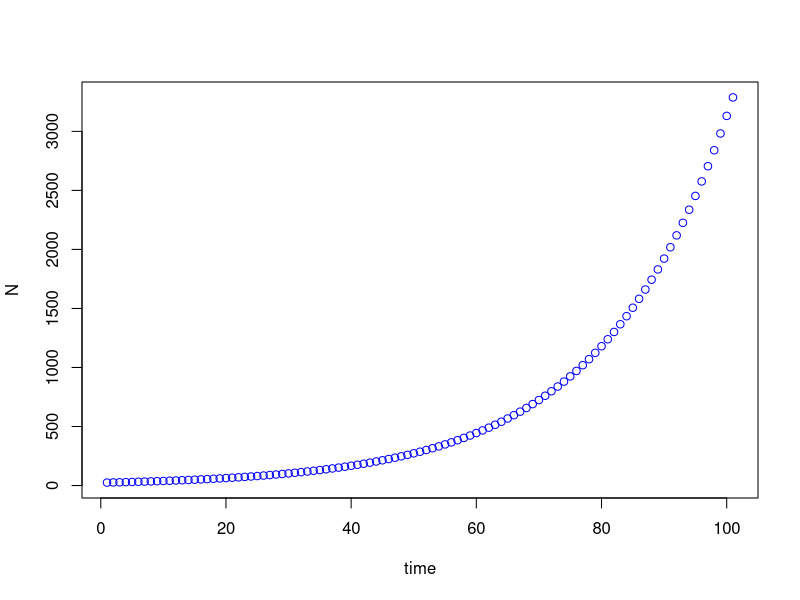
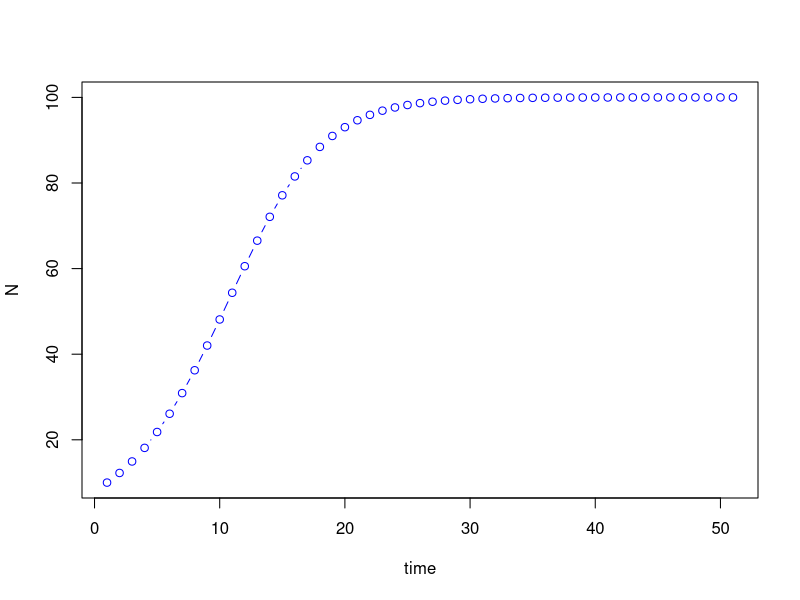
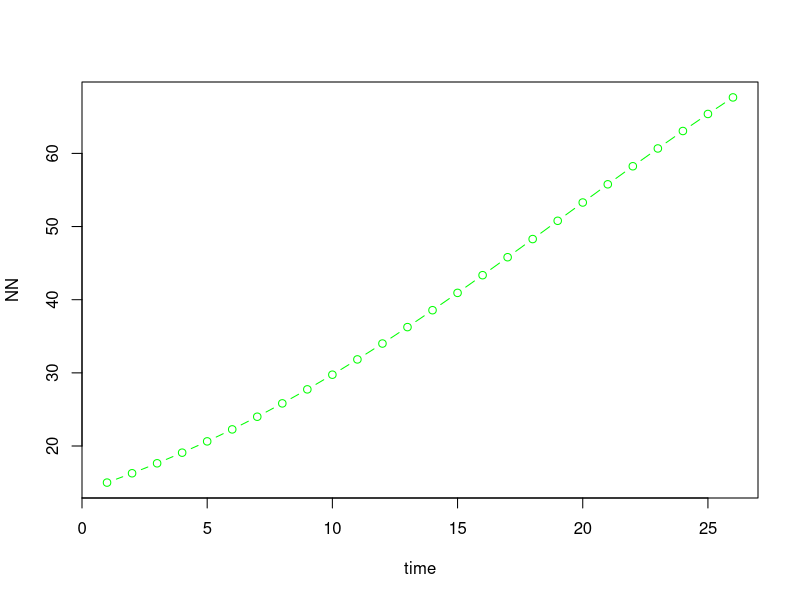

The R source for these figures, in order:
#Basic Script for Logistic population growth


N0<-25
RR<-1.05
ttMax<-100
#ttMax is total number of timesteps to simulate

NN<-matrix(NA, nrow=1, ncol=ttMax+1)
#initializes a vector assigned to variable NN, will produce NA values
#this is a matrix with one row, and with number of columns=ttMax+1 (here 101), and with each entry being NA so it can be filled in
NN[1]<-N0
#sets first value to initial condition (as opposed to NA, because you have that initial value)

#Loop this code over the ttMax timesteps (here 100), using the modeling EQ to update NN. "For times in range of 1:100, run this equation"

for (tt in 1:ttMax){
  NN[tt+1]<-RR*NN[tt]
}
NN

#Plot results (range of 100 --1 to 101 on x, population at that time on Y)
plot(1:(ttMax+1), NN, xlab="time", ylab="N", type="b", col='blue')

#
##################################
#CHANGING OVER TO LOGISTIC EQUATION
#


rr=0.25
ttMax=50
N0<-10
NN<-matrix(NA, nrow=1, ncol=ttMax+1)
NN[1]<-N0
KK=100
for (tt in 1:ttMax){
  NN[tt+1]<-NN[tt]*
    (1+(rr*(1-(NN[tt]/KK))))
}

#Need to define everything, including rr
#be VERY careful with parentheses/brackets, that they match in number and type
#the only thing you are indexing here/putting brackets is "tt"-time. that's because time is the input that is changing, and being the source of each output
#^right?


plot(1:(50+1), NN, xlab="time", ylab="N", type="b", col='blue')
#again with putting a real number in for time, vs. ttMax+1
#something about it being inside or outside of the function - WHY??


#
#converting script to a function
#

discretelogisticfun<- function(N0, ttMax, rr){
  NN<-matrix(NA, nrow=1, ncol=ttMax+1)
  NN[1]<-N0
  for (tt in 1:ttMax){
    NN[tt+1]<-NN[tt]*
      (1+(rr*(1-(NN[tt]/KK))))
  }
  return(NN)
}

#testing functionality
#REMEMBER that you have to "pull" the return/result out from the function. Like, answer<-function(thisScript,theseparameters)
#here, NN is your answer/return
#so,

NN<-discretelogisticfun(N0=15, ttMax=25, rr=0.1)
#add in how to plot:
plot(1:(25+1), NN, xlab="time", ylab="NN", type ="b", col='green')

#SUCCESS!

#TIP: be VERY CAREFUL with matching values, variables, parameters, etc.



